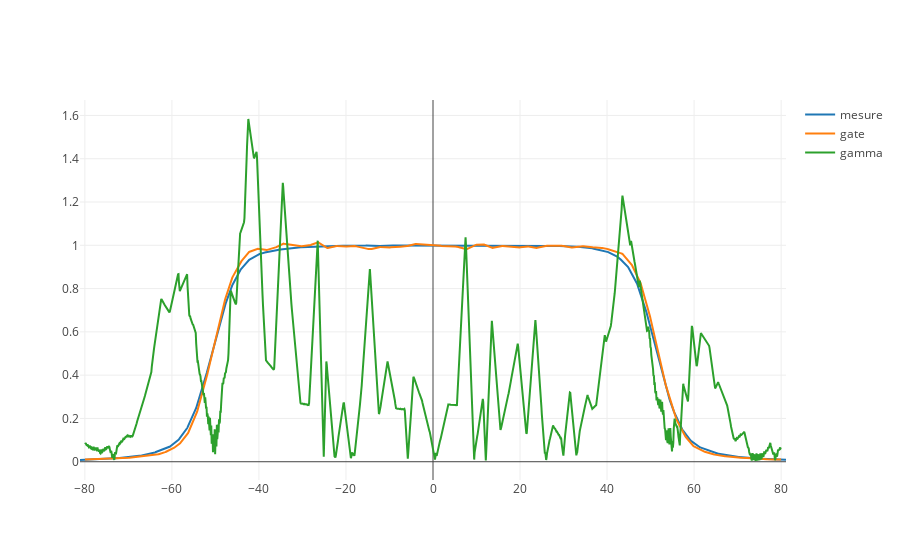

Write notebook code for a chart like this one.
### Code cell
gate = Scatter(x = gateX2,
               y = gateY2,
               name ='gate',
               mode = 'lines')
mesure = Scatter(x = refX2,
                 y = refY2,
                 name ='mesure',
                 mode = 'lines')

gamma = Scatter(x = gateX2,
                 y = gammaIndex,
                 name ='gamma',
                 mode = 'line')

fig = dict(data=[mesure,gate,gamma])
iplot(fig, image='svg')

### Figure 1 — Plotly figure (JSON) as saved in the notebook; plotly's stock layout.template omitted (floating-point values rounded to 4 significant figures; data arrays with more than 128 entries replaced by an {"elided": "..."} marker saying what was removed)
{"data": [{"mode": "lines", "name": "mesure", "type": "scatter", "x": {"elided": "2000 float values"}, "y": {"elided": "2000 float values"}}, {"mode": "lines", "name": "gate", "type": "scatter", "x": {"elided": "1616 float values"}, "y": {"elided": "1616 float values"}}, {"mode": "line", "name": "gamma", "type": "scatter", "x": {"elided": "1616 float values"}, "y": {"elided": "1616 float values"}}], "layout": {}}
